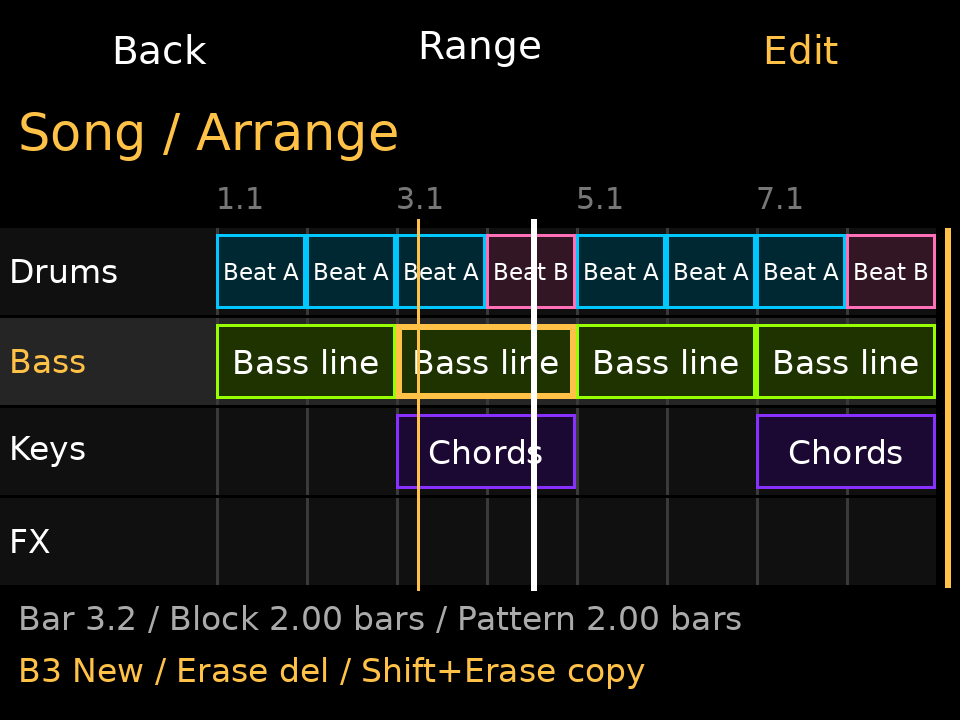
#> input picture docs/media/r31a/screens/arrange-lane-playing.png, 960 x 720 px; its folder holds 4 pictures in this run
$ python build_images.py
#> lines starting #> are read from the running program, lines starting #| are printed output that depends on the picture
"""Builds the r31a documentation images from production painter traces (screens/*.png).
Screens come from QEMU fixtures of the real Arrange and Mixer painters (effect pages: frames of the illustrated FX GIFs in docs/media/fx) with a substituted font:
review artefacts, not hardware photos. Usage: python build_images.py (Pillow + DejaVu Sans)."""
from pathlib import Path
from PIL import Image, ImageDraw, ImageFont
H = Path(__file__).parent
F = "/usr/share/fonts/truetype/dejavu/DejaVuSans.ttf"; FB = "/usr/share/fonts/truetype/dejavu/DejaVuSans-Bold.ttf"
if not Path(F).exists(): F = "C:/Windows/Fonts/arial.ttf"; FB = "C:/Windows/Fonts/arialbd.ttf"
def font(s, bold=False): return ImageFont.truetype(FB if bold else F, s)
BG, FG, AMB, GREY = "#15171a", "#f2f2f2", "#ffc247", "#9aa3ad"
T = {
 "en": dict(
  arr_title="Arrange (beta): a song from sequences and patterns",
  arr_sub="Song > Shift+B1. Rows are free lanes; Seq blocks stay linked to their sequence, patterns are your own variations.",
  arr={"lane-playing":"Lanes, block colours, playhead and bar grid","multi-move":"Hold Note Repeat + DATA / fader: move a selection","actions-block":"Shift+B3 Actions, grouped Add / Block / Track / Song","rename":"Rename a pattern or track: pads type letters, K1 switches input"},
  mix_title="Mixer: eight tracks, Input, Master and four FX slots each",
  mix_sub="Knob FX opens the Mixer. Pads 1-8 = tracks A-H, 9-12 = FX slots, 13 = Synth, 15 = Input, 16 = Master.",
  mix={"overview":"Overview: faders, meters, S / M / fx","chain":"FX chain of a track (pads 9-12)","routing-sends":"Route: sends between tracks","input-rear-left":"Input ROUTE: source, monitor, record","fx-tape-delay":"Tape Delay","fx-reverb":"Reverb","fx-sidechain":"Sidechain Compressor","fx-amp-models":"Amp Sim voices"}),
 "ru": dict(
  arr_title="Arrange (бета): песня из секвенций и паттернов",
  arr_sub="Song > Shift+B1. Строки — свободные дорожки; Seq-блоки связаны со своей секвенцией, паттерны — ваши вариации.",
  arr={"lane-playing":"Дорожки, цвета блоков, курсор воспроизведения и сетка тактов","multi-move":"Note Repeat + DATA / фейдер: перенос выделения","actions-block":"Shift+B3 Actions: группы Add / Block / Track / Song","rename":"Переименование паттерна или дорожки: буквы с пэдов, K1 — способ ввода"},
  mix_title="Микшер: восемь треков, Input, Master и по четыре слота FX",
  mix_sub="Knob FX открывает микшер. Пэды 1-8 — треки A-H, 9-12 — слоты FX, 13 — синт, 15 — Input, 16 — Master.",
  mix={"overview":"Обзор: фейдеры, индикаторы, S / M / fx","chain":"Цепочка FX трека (пэды 9-12)","routing-sends":"Route: посылы между треками","input-rear-left":"Input ROUTE: источник, мониторинг, запись","fx-tape-delay":"Tape Delay","fx-reverb":"Reverb","fx-sidechain":"Сайдчейн-компрессор","fx-amp-models":"Голоса Amp Sim"}),
 "es": dict(
  arr_title="Arrange (beta): una canción con secuencias y patrones",
  arr_sub="Song > Shift+B1. Las filas son pistas libres; los bloques Seq siguen enlazados a su secuencia, los patrones son tus variaciones.",
  arr={"lane-playing":"Pistas, colores de bloque, cursor de reproducción y rejilla de compases","multi-move":"Mantén Note Repeat + DATA / fader: mover una selección","actions-block":"Shift+B3 Actions: grupos Add / Block / Track / Song","rename":"Renombrar patrón o pista: letras con los pads, K1 cambia la entrada"},
  mix_title="Mezclador: ocho pistas, Input, Master y cuatro ranuras FX cada una",
  mix_sub="Knob FX abre el mezclador. Pads 1-8 = pistas A-H, 9-12 = ranuras FX, 13 = sintetizador, 15 = Input, 16 = Master.",
  mix={"overview":"Vista general: faders, medidores, S / M / fx","chain":"Cadena FX de una pista (pads 9-12)","routing-sends":"Route: envíos entre pistas","input-rear-left":"Input ROUTE: fuente, monitor, grabación","fx-tape-delay":"Tape Delay","fx-reverb":"Reverb","fx-sidechain":"Compresor sidechain","fx-amp-models":"Voces de Amp Sim"}),
}
def wrap(d, text, f, width):
    lines, cur = [], ""
    for w in text.split():
        t = (cur + " " + w).strip()
        if d.textlength(t, font=f) <= width: cur = t
        else: lines.append(cur); cur = w
    return lines + [cur]
def sheet(title, sub, items, prefix, cols, out, sc=1.6):
#> called with prefix = 'arrange-', cols = 2, out = 'arrange-en.png', sc = 1.6
    w, h = int(320*sc), int(240*sc); gap, top = 24, 150; rows = (len(items)+cols-1)//cols
    W = cols*w + (cols+1)*gap; Hh = top + rows*(h+50+gap)
    im = Image.new("RGB", (W, Hh), BG); d = ImageDraw.Draw(im)
#> after `im = Image.new('RGB', (W, Hh), BG)`:
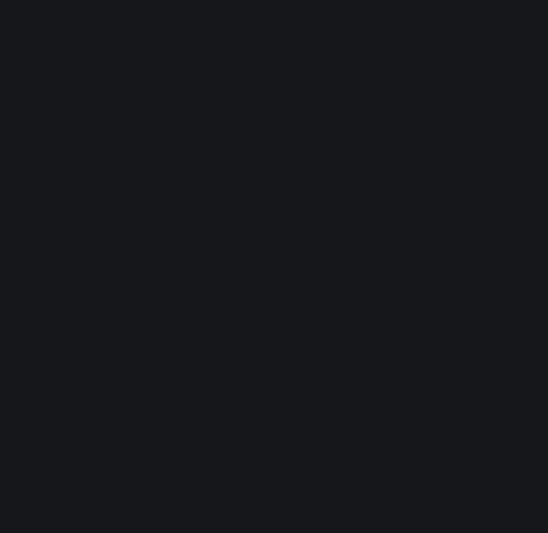
#> im: PIL image 1096x1066 RGB (shown at 1/2 size); mean R, G, B 21, 23, 26
    d.text((gap, 24), title, font=font(34, True), fill=AMB); y = 76
    for line in wrap(d, sub, font(20), W-2*gap)[:2]: d.text((gap, y), line, font=font(20), fill=GREY); y += 28
#> in wrap, `lines, cur = [], ""`: cur = ''
#> this loop made 2 passes
#> y on pass 1: 104
#> (line, y) on pass 2: ('variations.', 132)
#> after the loop, y = 132
    for i, (name, cap) in enumerate(items):
        x = gap + (i % cols)*(w+gap); yy = top + (i//cols)*(h+50+gap)
        s = Image.open(H/"screens"/(prefix+name+".png")).resize((w, h), Image.LANCZOS)
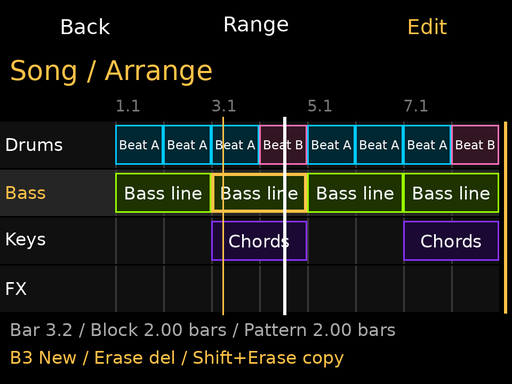
#> s: PIL image 512x384 RGB; mean R, G, B 23.6, 25.9, 22
        d.rectangle((x-3, yy-3, x+w+2, yy+h+2), outline="#3a4048", width=2); im.paste(s, (x, yy))
#> after `im.paste(s, (x, yy))`:
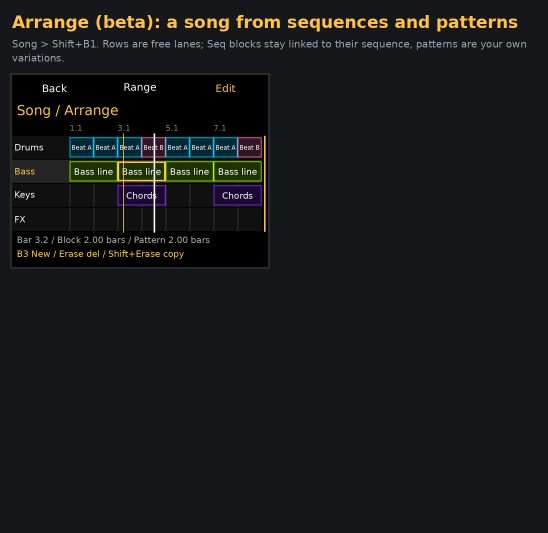
#> im: PIL image 1096x1066 RGB (shown at 1/2 size); mean R, G, B 24.1, 25.7, 26.4
        for k, line in enumerate(wrap(d, cap, font(19), w)[:2]): d.text((x, yy+h+8+k*24), line, font=font(19), fill=FG)
#> this loop made 1 pass
    im.save(H/out, optimize=True)
for lang, t in T.items():
#> (the run stopped early here; a loop or call above may not have finished)
